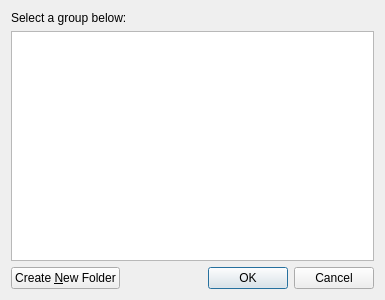
<?xml version="1.0" encoding="UTF-8"?>
<ui version="4.0">
 <class>SelectGroupNodeDialog</class>
 <widget class="QDialog" name="SelectGroupNodeDialog">
  <property name="geometry">
   <rect>
    <x>0</x>
    <y>0</y>
    <width>385</width>
    <height>300</height>
   </rect>
  </property>
  <property name="windowTitle">
   <string>Browse for group</string>
  </property>
  <layout class="QVBoxLayout" name="verticalLayout">
   <item>
    <widget class="QLabel" name="label">
     <property name="text">
      <string>Select a group below:</string>
     </property>
    </widget>
   </item>
   <item>
    <widget class="QTreeView" name="treeView">
     <property name="editTriggers">
      <set>QAbstractItemView::AnyKeyPressed|QAbstractItemView::EditKeyPressed</set>
     </property>
     <property name="uniformRowHeights">
      <bool>true</bool>
     </property>
     <property name="sortingEnabled">
      <bool>true</bool>
     </property>
     <attribute name="headerVisible">
      <bool>false</bool>
     </attribute>
    </widget>
   </item>
   <item>
    <layout class="QHBoxLayout" name="horizontalLayout">
     <item>
      <widget class="QPushButton" name="makeNewGroupButton">
       <property name="text">
        <string>Create &amp;New Folder</string>
       </property>
      </widget>
     </item>
     <item>
      <spacer name="horizontalSpacer">
       <property name="orientation">
        <enum>Qt::Horizontal</enum>
       </property>
       <property name="sizeHint" stdset="0">
        <size>
         <width>40</width>
         <height>20</height>
        </size>
       </property>
      </spacer>
     </item>
     <item>
      <widget class="QDialogButtonBox" name="buttonBox">
       <property name="orientation">
        <enum>Qt::Horizontal</enum>
       </property>
       <property name="standardButtons">
        <set>QDialogButtonBox::Cancel|QDialogButtonBox::Ok</set>
       </property>
      </widget>
     </item>
    </layout>
   </item>
  </layout>
 </widget>
 <resources/>
 <connections>
  <connection>
   <sender>buttonBox</sender>
   <signal>accepted()</signal>
   <receiver>SelectGroupNodeDialog</receiver>
   <slot>accept()</slot>
   <hints>
    <hint type="sourcelabel">
     <x>248</x>
     <y>254</y>
    </hint>
    <hint type="destinationlabel">
     <x>157</x>
     <y>274</y>
    </hint>
   </hints>
  </connection>
  <connection>
   <sender>buttonBox</sender>
   <signal>rejected()</signal>
   <receiver>SelectGroupNodeDialog</receiver>
   <slot>reject()</slot>
   <hints>
    <hint type="sourcelabel">
     <x>316</x>
     <y>260</y>
    </hint>
    <hint type="destinationlabel">
     <x>286</x>
     <y>274</y>
    </hint>
   </hints>
  </connection>
 </connections>
</ui>
